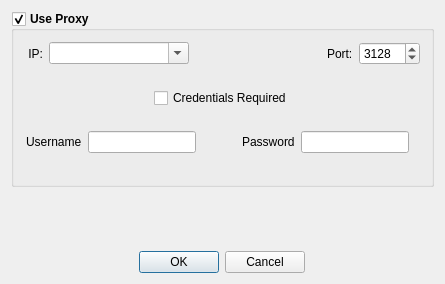
<?xml version="1.0" encoding="UTF-8"?>
<ui version="4.0">
 <class>SquidOutEditor</class>
 <widget class="QWidget" name="SquidOutEditor">
  <property name="geometry">
   <rect>
    <x>0</x>
    <y>0</y>
    <width>445</width>
    <height>284</height>
   </rect>
  </property>
  <property name="windowTitle">
   <string>ProxyEditor</string>
  </property>
  <layout class="QVBoxLayout" name="verticalLayout_2">
   <item>
    <widget class="QGroupBox" name="ProxyGroup">
     <property name="enabled">
      <bool>true</bool>
     </property>
     <property name="font">
      <font>
       <pointsize>9</pointsize>
       <weight>75</weight>
       <bold>true</bold>
      </font>
     </property>
     <property name="autoFillBackground">
      <bool>false</bool>
     </property>
     <property name="title">
      <string>Use Proxy</string>
     </property>
     <property name="checkable">
      <bool>true</bool>
     </property>
     <layout class="QVBoxLayout" name="verticalLayout">
      <item>
       <layout class="QHBoxLayout" name="horizontalLayout_2">
        <item>
         <widget class="QLabel" name="label_12">
          <property name="font">
           <font>
            <pointsize>9</pointsize>
            <weight>50</weight>
            <bold>false</bold>
           </font>
          </property>
          <property name="text">
           <string> IP:</string>
          </property>
          <property name="alignment">
           <set>Qt::AlignRight|Qt::AlignTrailing|Qt::AlignVCenter</set>
          </property>
         </widget>
        </item>
        <item>
         <widget class="QComboBox" name="ProxyIpEdit">
          <property name="sizePolicy">
           <sizepolicy hsizetype="MinimumExpanding" vsizetype="Fixed">
            <horstretch>0</horstretch>
            <verstretch>0</verstretch>
           </sizepolicy>
          </property>
          <property name="minimumSize">
           <size>
            <width>140</width>
            <height>0</height>
           </size>
          </property>
          <property name="maximumSize">
           <size>
            <width>145</width>
            <height>16777215</height>
           </size>
          </property>
          <property name="font">
           <font>
            <pointsize>9</pointsize>
            <weight>50</weight>
            <bold>false</bold>
           </font>
          </property>
          <property name="editable">
           <bool>true</bool>
          </property>
         </widget>
        </item>
        <item>
         <spacer name="horizontalSpacer">
          <property name="orientation">
           <enum>Qt::Horizontal</enum>
          </property>
          <property name="sizeHint" stdset="0">
           <size>
            <width>40</width>
            <height>20</height>
           </size>
          </property>
         </spacer>
        </item>
        <item>
         <widget class="QLabel" name="label_13">
          <property name="font">
           <font>
            <pointsize>9</pointsize>
            <weight>50</weight>
            <bold>false</bold>
           </font>
          </property>
          <property name="text">
           <string>Port:</string>
          </property>
         </widget>
        </item>
        <item>
         <widget class="QSpinBox" name="ProxyPortSpin">
          <property name="sizePolicy">
           <sizepolicy hsizetype="Minimum" vsizetype="Fixed">
            <horstretch>0</horstretch>
            <verstretch>0</verstretch>
           </sizepolicy>
          </property>
          <property name="maximumSize">
           <size>
            <width>80</width>
            <height>16777215</height>
           </size>
          </property>
          <property name="font">
           <font>
            <pointsize>9</pointsize>
            <weight>50</weight>
            <bold>false</bold>
           </font>
          </property>
          <property name="maximum">
           <number>65535</number>
          </property>
          <property name="value">
           <number>3128</number>
          </property>
         </widget>
        </item>
       </layout>
      </item>
      <item>
       <spacer name="verticalSpacer_2">
        <property name="orientation">
         <enum>Qt::Vertical</enum>
        </property>
        <property name="sizeHint" stdset="0">
         <size>
          <width>20</width>
          <height>17</height>
         </size>
        </property>
       </spacer>
      </item>
      <item>
       <layout class="QHBoxLayout" name="horizontalLayout">
        <item>
         <spacer name="horizontalSpacer_2">
          <property name="orientation">
           <enum>Qt::Horizontal</enum>
          </property>
          <property name="sizeHint" stdset="0">
           <size>
            <width>40</width>
            <height>20</height>
           </size>
          </property>
         </spacer>
        </item>
        <item>
         <widget class="QCheckBox" name="UseCreds">
          <property name="font">
           <font>
            <pointsize>9</pointsize>
            <weight>50</weight>
            <bold>false</bold>
           </font>
          </property>
          <property name="text">
           <string>Credentials Required</string>
          </property>
         </widget>
        </item>
        <item>
         <spacer name="horizontalSpacer_5">
          <property name="orientation">
           <enum>Qt::Horizontal</enum>
          </property>
          <property name="sizeHint" stdset="0">
           <size>
            <width>40</width>
            <height>20</height>
           </size>
          </property>
         </spacer>
        </item>
       </layout>
      </item>
      <item>
       <spacer name="verticalSpacer_3">
        <property name="orientation">
         <enum>Qt::Vertical</enum>
        </property>
        <property name="sizeHint" stdset="0">
         <size>
          <width>20</width>
          <height>17</height>
         </size>
        </property>
       </spacer>
      </item>
      <item>
       <layout class="QHBoxLayout" name="horizontalLayout_4">
        <item>
         <spacer name="horizontalSpacer_8">
          <property name="orientation">
           <enum>Qt::Horizontal</enum>
          </property>
          <property name="sizeHint" stdset="0">
           <size>
            <width>18</width>
            <height>20</height>
           </size>
          </property>
         </spacer>
        </item>
        <item>
         <widget class="QLabel" name="labelUsername">
          <property name="font">
           <font>
            <pointsize>9</pointsize>
            <weight>50</weight>
            <bold>false</bold>
           </font>
          </property>
          <property name="mouseTracking">
           <bool>true</bool>
          </property>
          <property name="text">
           <string>Username</string>
          </property>
         </widget>
        </item>
        <item>
         <widget class="QLineEdit" name="editUserName"/>
        </item>
        <item>
         <spacer name="horizontalSpacer_6">
          <property name="orientation">
           <enum>Qt::Horizontal</enum>
          </property>
          <property name="sizeHint" stdset="0">
           <size>
            <width>58</width>
            <height>20</height>
           </size>
          </property>
         </spacer>
        </item>
        <item>
         <widget class="QLabel" name="labelPassword">
          <property name="font">
           <font>
            <pointsize>9</pointsize>
            <weight>50</weight>
            <bold>false</bold>
           </font>
          </property>
          <property name="cursor">
           <cursorShape>ArrowCursor</cursorShape>
          </property>
          <property name="text">
           <string>Password</string>
          </property>
         </widget>
        </item>
        <item>
         <widget class="QLineEdit" name="editPassword"/>
        </item>
        <item>
         <spacer name="horizontalSpacer_9">
          <property name="orientation">
           <enum>Qt::Horizontal</enum>
          </property>
          <property name="sizeHint" stdset="0">
           <size>
            <width>28</width>
            <height>20</height>
           </size>
          </property>
         </spacer>
        </item>
       </layout>
      </item>
      <item>
       <spacer name="horizontalSpacer_7">
        <property name="orientation">
         <enum>Qt::Horizontal</enum>
        </property>
        <property name="sizeHint" stdset="0">
         <size>
          <width>402</width>
          <height>20</height>
         </size>
        </property>
       </spacer>
      </item>
     </layout>
    </widget>
   </item>
   <item>
    <spacer name="verticalSpacer">
     <property name="orientation">
      <enum>Qt::Vertical</enum>
     </property>
     <property name="sizeHint" stdset="0">
      <size>
       <width>20</width>
       <height>1</height>
      </size>
     </property>
    </spacer>
   </item>
   <item>
    <layout class="QHBoxLayout" name="horizontalLayout_3">
     <property name="spacing">
      <number>6</number>
     </property>
     <item>
      <spacer name="horizontalSpacer_4">
       <property name="orientation">
        <enum>Qt::Horizontal</enum>
       </property>
       <property name="sizeType">
        <enum>QSizePolicy::Fixed</enum>
       </property>
       <property name="sizeHint" stdset="0">
        <size>
         <width>108</width>
         <height>17</height>
        </size>
       </property>
      </spacer>
     </item>
     <item>
      <widget class="QDialogButtonBox" name="buttonBox">
       <property name="sizePolicy">
        <sizepolicy hsizetype="Fixed" vsizetype="Fixed">
         <horstretch>0</horstretch>
         <verstretch>0</verstretch>
        </sizepolicy>
       </property>
       <property name="standardButtons">
        <set>QDialogButtonBox::Cancel|QDialogButtonBox::Ok</set>
       </property>
      </widget>
     </item>
     <item>
      <spacer name="horizontalSpacer_3">
       <property name="orientation">
        <enum>Qt::Horizontal</enum>
       </property>
       <property name="sizeType">
        <enum>QSizePolicy::Fixed</enum>
       </property>
       <property name="sizeHint" stdset="0">
        <size>
         <width>108</width>
         <height>17</height>
        </size>
       </property>
      </spacer>
     </item>
    </layout>
   </item>
  </layout>
 </widget>
 <layoutdefault spacing="6" margin="11"/>
 <resources/>
 <connections/>
</ui>
